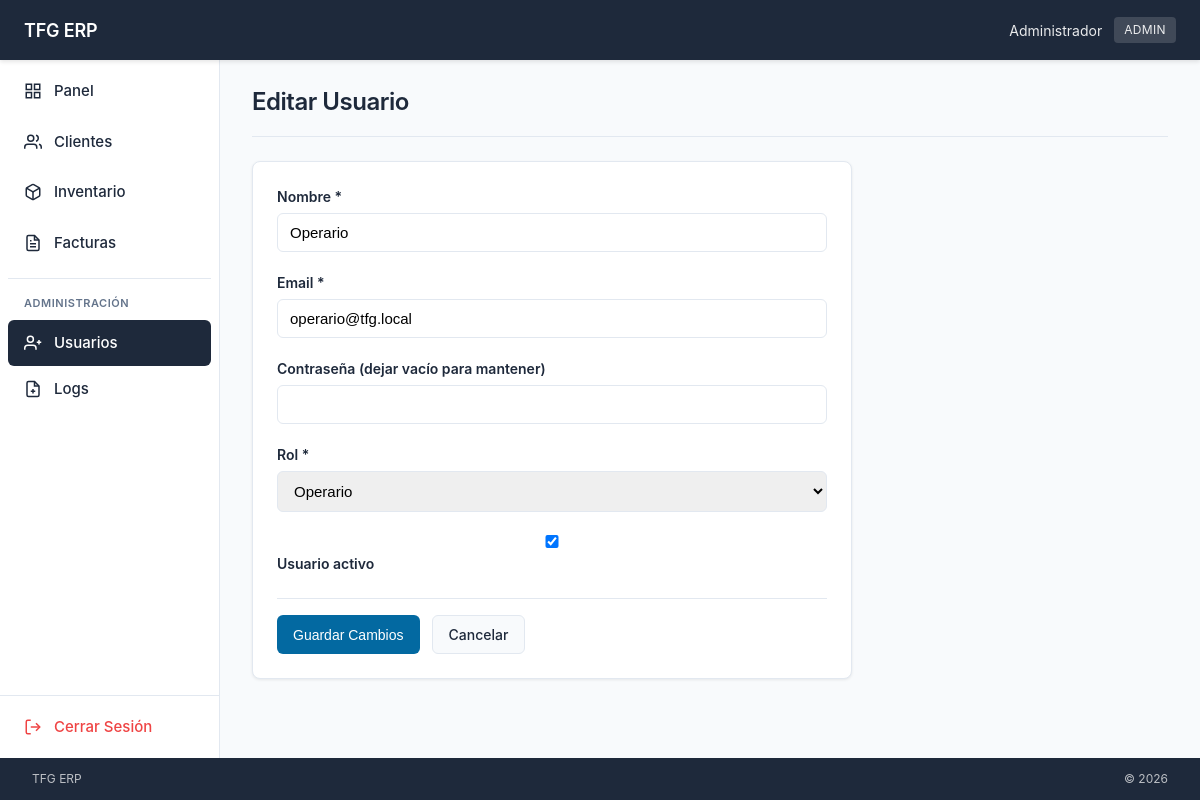
Page /index.php?controller=usuario&action=editar&id=2 (signed in) on the committed database.
### tables this page shows
CREATE TABLE IF NOT EXISTS usuarios (
    id INT AUTO_INCREMENT PRIMARY KEY,
    nombre VARCHAR(100) NOT NULL,
    email VARCHAR(100) NOT NULL UNIQUE,
    password VARCHAR(255) NOT NULL,
    rol ENUM('admin', 'operario') DEFAULT 'operario',
    activo TINYINT(1) DEFAULT 1,
    ultimo_acceso DATETIME DEFAULT NULL,
    created_at DATETIME DEFAULT CURRENT_TIMESTAMP,
    updated_at DATETIME DEFAULT CURRENT_TIMESTAMP ON UPDATE CURRENT_TIMESTAMP
);

### config/db.php (called while the page is built, shortened)
<?php
function getDBConnection() {
    $dsn = "mysql:host=" . DB_HOST . ";dbname=" . DB_NAME . ";charset=" . DB_CHARSET;
    try {
        $pdo = new PDO($dsn, DB_USER, DB_PASS, [
            PDO::ATTR_ERRMODE => PDO::ERRMODE_EXCEPTION,
            PDO::ATTR_DEFAULT_FETCH_MODE => PDO::FETCH_ASSOC,
            PDO::ATTR_EMULATE_PREPARES => false
        ]);
        return $pdo;
    } catch (PDOException $e) {
        error_log("Error de conexión: " . $e->getMessage());
        return null;
    }
}

### app/models/Usuario.php (called while the page is built, shortened)
<?php
class Usuario {
    private $pdo;
    public function __construct() {
        require_once __DIR__ . '/../../config/db.php';
        $this->pdo = getDBConnection();
    }
    public function obtenerPorId($id) {
        $stmt = $this->pdo->prepare("SELECT id, nombre, email, rol, activo, ultimo_acceso, created_at FROM usuarios WHERE id = ?");
        $stmt->execute([$id]);
        return $stmt->fetch();
    }
}

### app/views/usuarios/formulario.php (the view, shortened to what this page needs)
<div class="page-header">
    <h1><?= $accion === 'nuevo' ? 'Nuevo Usuario' : 'Editar Usuario' ?></h1>
</div>
<form method="post" action="index.php?controller=usuario&action=<?= $accion === 'nuevo' ? 'guardar' : 'actualizar' ?>" class="form">
    <div class="form-group">
        <label for="nombre">Nombre *</label>
        <input type="text" id="nombre" name="nombre" value="<?= htmlspecialchars($usuario['nombre'] ?? '') ?>" required>
    </div>
    <div class="form-group">
        <label for="email">Email *</label>
        <input type="email" id="email" name="email" value="<?= htmlspecialchars($usuario['email'] ?? '') ?>" required>
    </div>
    <div class="form-group">
        <label for="password">
            Contraseña <?= $accion === 'nuevo' ? '*' : '(dejar vacío para mantener)' ?>
        </label>
        <input type="password" id="password" name="password" <?= $accion === 'nuevo' ? 'required' : '' ?>>
    </div>
    <div class="form-group">
        <label for="rol">Rol *</label>
        <select id="rol" name="rol" required>
            <option value="operario" <?= ($usuario['rol'] ?? 'operario') === 'operario' ? 'selected' : '' ?>>Operario</option>
        </select>
    </div>
    <?php if ($accion === 'editar'): ?>
    <div class="form-group">
        <label>
            <input type="checkbox" name="activo" value="1" <?= ($usuario['activo'] ?? 1) ? 'checked' : '' ?>>
            Usuario activo
        </label>
    </div>
    <?php endif; ?>
    <div class="form-actions">
        <button type="submit" class="btn btn-primary"><?= $accion === 'nuevo' ? 'Crear Usuario' : 'Guardar Cambios' ?></button>
        <a href="index.php?controller=usuario&action=index" class="btn">Cancelar</a>
    </div>
</form>

### public/css/style.css (style rules this page uses)
:root { --primary: #1e293b; --secondary: #475569; --tertiary: #0369a1; --neutral: #f8fafc; --white: #ffffff; --text: #1e293b; --text-light: #64748b; --border: #e2e8f0; --success: #22c55e; --error: #ef4444; --warning: #f59e0b; }
* { margin: 0; padding: 0; box-sizing: border-box; }
body { font-family: -apple-system, BlinkMacSystemFont, 'Segoe UI', Roboto, 'Helvetica Neue', Arial, sans-serif; background: var(--neutral); color: var(--text); line-height: 1.5; font-size: 14px; }
.page-header { display: flex; justify-content: space-between; align-items: center; margin-bottom: 1.5rem; padding-bottom: 1rem; border-bottom: 1px solid var(--border); }
.page-header h1 { font-size: 1.5rem; color: var(--primary); font-weight: 600; letter-spacing: -0.02em; }
.btn { display: inline-flex; align-items: center; justify-content: center; padding: 0.5rem 1rem; border: none; border-radius: 6px; cursor: pointer; text-decoration: none; font-size: 0.875rem; font-weight: 500; transition: all 0.15s ease; gap: 0.375rem; }
.btn:not(.btn-primary):not(.btn-secondary):not(.btn-danger) { background: var(--neutral); color: var(--text); border: 1px solid var(--border); }
.btn-primary { background: var(--tertiary); color: var(--white); }
.form { background: var(--white); padding: 1.5rem; border-radius: 8px; box-shadow: 0 1px 3px rgba(0, 0, 0, 0.08); max-width: 600px; border: 1px solid var(--border); }
.form-group { margin-bottom: 1.25rem; }
.form-group label { display: block; margin-bottom: 0.375rem; font-weight: 600; font-size: 0.875rem; color: var(--primary); }
.form-group input, .form-group select, .form-group textarea { width: 100%; padding: 0.625rem 0.75rem; border: 1px solid var(--border); border-radius: 6px; font-size: 0.9375rem; transition: all 0.15s ease; }
.form-actions { display: flex; gap: 0.75rem; margin-top: 1.5rem; padding-top: 1rem; border-top: 1px solid var(--border); }

### rows in the picture
usuarios: nombre "Operario", email "operario@tfg.local", rol "Operario", activo "☑"

### other values in the picture
$_SESSION['usuario_nombre'] "Administrador"
$_SESSION['rol'] "ADMIN"
